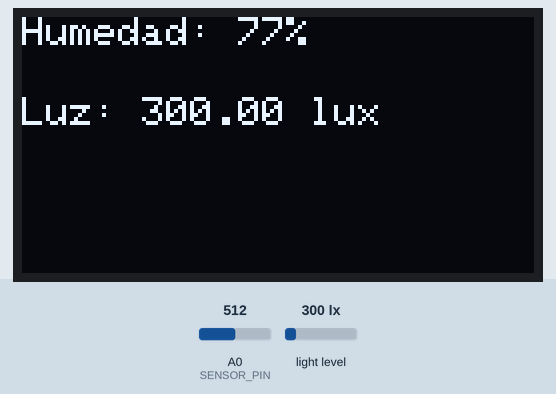
Recording of a sketch running on a simulated Arduino Uno, built with avr-gcc and run on an emulated ATmega328P. On the bench: 128×64 one-colour display. The inputs (shaded band) are chosen by the test bench; at power-on: light level 300 lx, A0 (SENSOR_PIN) = 512. What the sketch prints to the serial monitor is not drawn.

Above: at 3.8 s.
3.9 s: light level set to 40 lx
At 6.7 s:
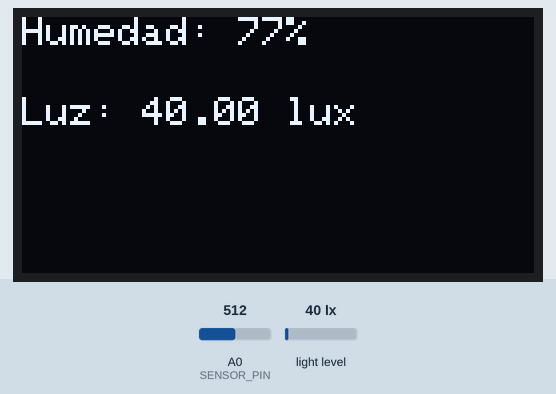
7.8 s: A0 (SENSOR_PIN) set to 716
At 10.2 s:
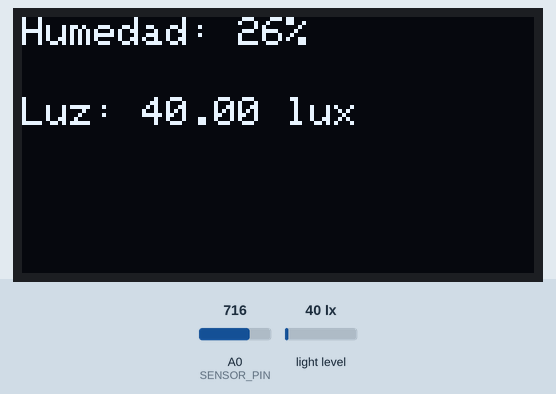
11.7 s: light level set to 500 lx
At 13.6 s:
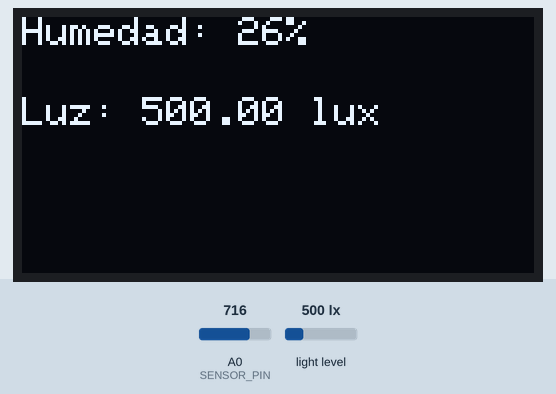
15.6 s: A0 (SENSOR_PIN) set to 900
At 19.3 s:
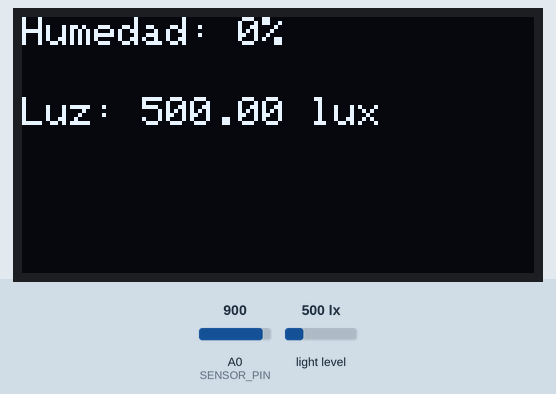
19.7 s: light level set to 1000 lx
At 22.7 s:
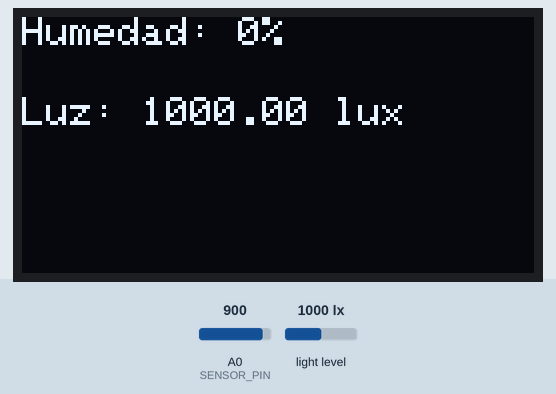
23.6 s: A0 (SENSOR_PIN) set to 306
At 24.9 s:
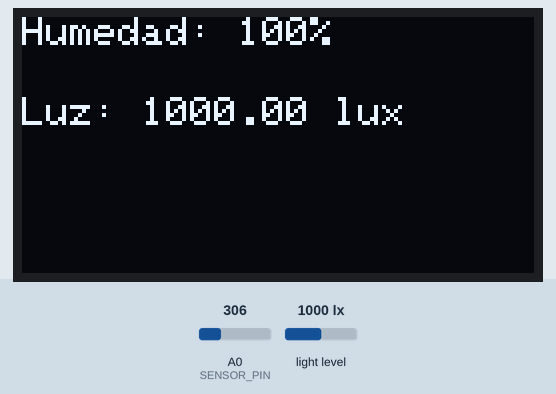
Timing chart, 0 to 26.6 s (numbered marks = the images above; inputs shaded):
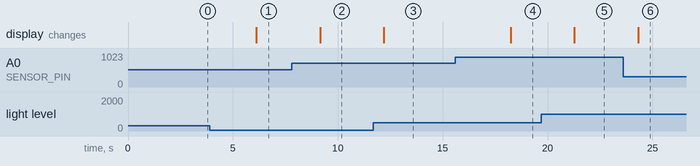

The sketch:

HS.ino
```cpp
#include <Wire.h>
#include <Adafruit_GFX.h>
#include <Adafruit_SSD1306.h>
#include <BH1750.h>

#define SCREEN_WIDTH 128 // ancho de la pantalla OLED
#define SCREEN_HEIGHT 64 // altura de la pantalla OLED
#define OLED_RESET     -1 // Reset pin # (or -1 if sharing Arduino reset pin)
#define OLED_ADDR      0x3C
#define SENSOR_ADDR    0x23
#define SENSOR_PIN     A0
#define HUMEDAD_AIRE   822
#define HUMEDAD_AGUA   420
#define DELAY_TIME     3000

Adafruit_SSD1306 display(SCREEN_WIDTH, SCREEN_HEIGHT, &Wire, OLED_RESET);
BH1750 lightMeter(SENSOR_ADDR);

void setup()
{
  Serial.begin(9600);
  if(!display.begin(SSD1306_SWITCHCAPVCC, OLED_ADDR)) {
    Serial.println(F("SSD1306 allocation failed"));
    for(;;); // Don't proceed, loop forever
  }
  display.clearDisplay();

  if(!lightMeter.begin(BH1750::CONTINUOUS_HIGH_RES_MODE)) {
    Serial.println(F("Could not begin BH1750"));
    for(;;); // Don't proceed, loop forever
  }
}

void loop()
{
  display.clearDisplay();
  display.setTextColor(WHITE);

  // Humidity processing
  int humedad = analogRead(SENSOR_PIN);
  int porcentajeHumedad = map(humedad, HUMEDAD_AIRE, HUMEDAD_AGUA, 0, 100);
  porcentajeHumedad = constrain(porcentajeHumedad, 0, 100);

  // Light processing
  float lux = lightMeter.readLightLevel();

  // Display humidity and light data
  Serial.print("Humedad: ");
  Serial.print(porcentajeHumedad);
  Serial.println("%");
  Serial.print("Luz: ");
  Serial.print(lux);
  Serial.println(" lux");

  // Display Humidity
  display.setTextSize(1);
  display.setCursor(0, 0);
  display.print("Humedad: ");
  display.print(porcentajeHumedad);
  display.println("%");

  // Display Light
  display.setCursor(0, 20);
  display.print("Luz: ");
  display.print(lux);
  display.println(" lux");

  display.display();

  delay(DELAY_TIME);
}
```

Measured:
- after the input at 3.9 s, the display: changes after 2.2 s (image 1)
- after the input at 7.8 s, the display: changes after 1.4 s (image 2)
- after the input at 11.7 s, the display: changes after 0.49 s (image 3)
- after the input at 15.6 s, the display: changes after 2.6 s (image 4)
- after the input at 19.7 s, the display: changes after 1.6 s (image 5)
- after the input at 23.6 s, the display: changes after 0.71 s (image 6)
